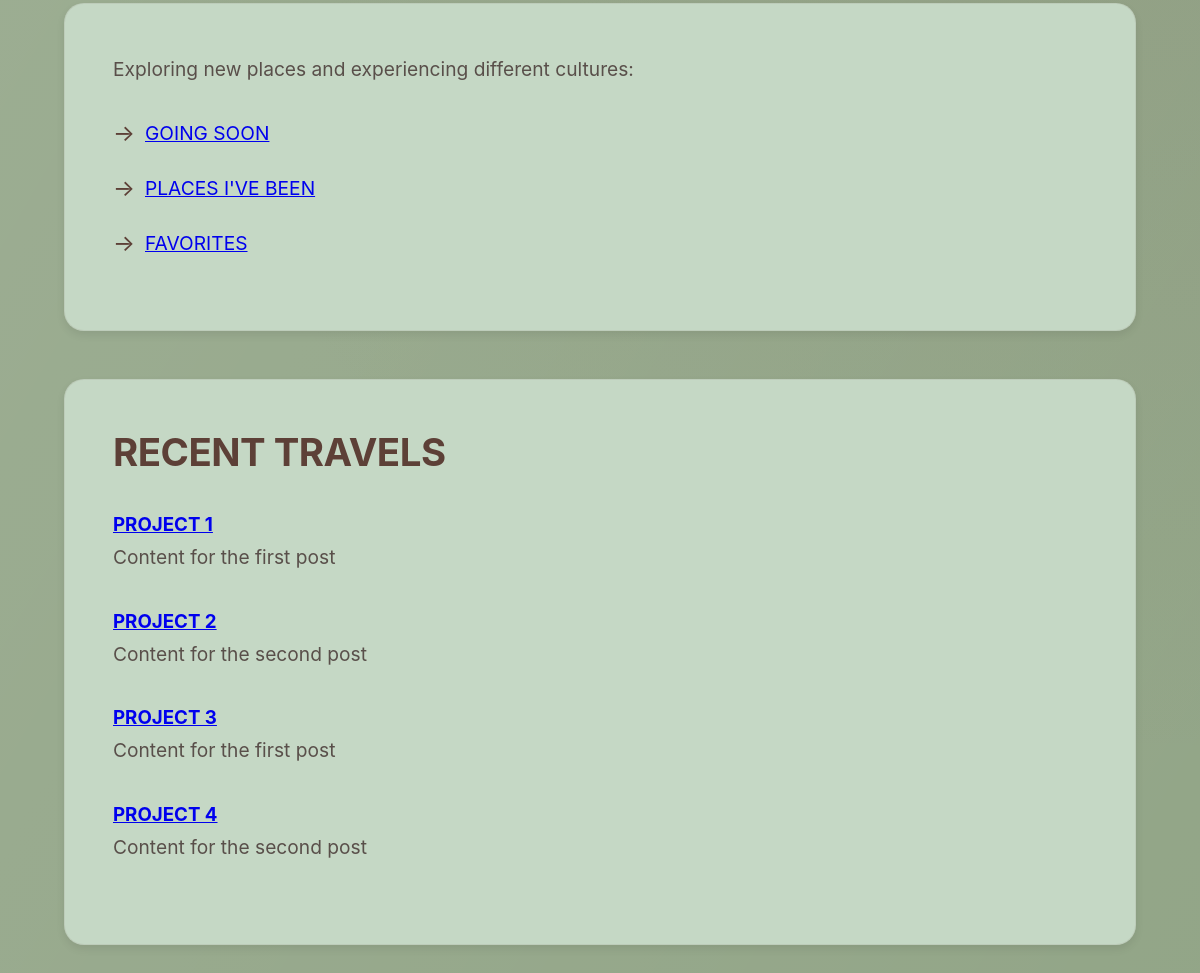
The app's page /Travel (lower part), older data.
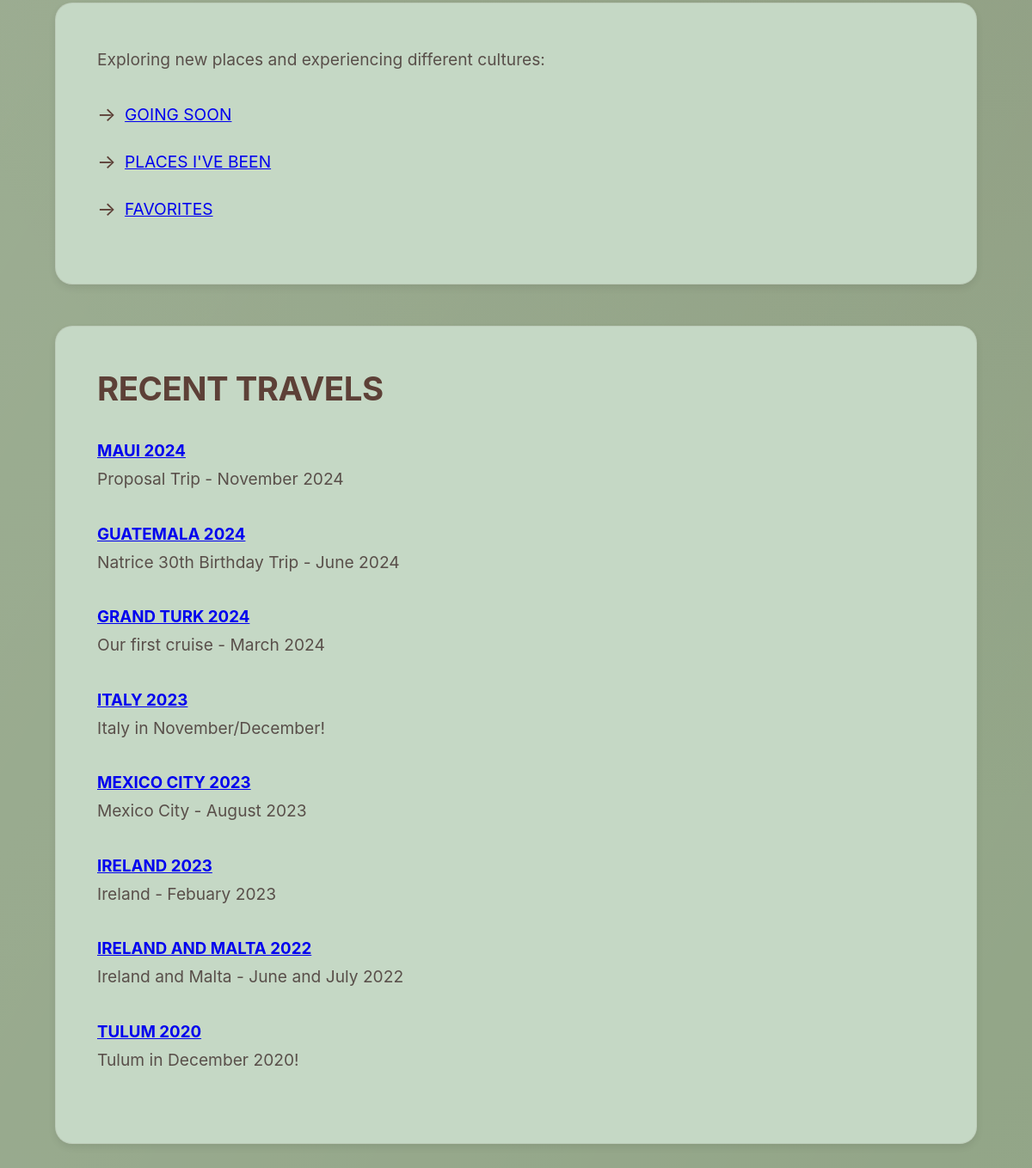
The same page, newer data.
### tables this page shows
CREATE TABLE posts (
    id INTEGER PRIMARY KEY AUTOINCREMENT,
    created TIMESTAMP NOT NULL DEFAULT CURRENT_TIMESTAMP,
    title TEXT NOT NULL,
    content TEXT NOT NULL
);

### app.py (the view)
@app.route('/Travel')
def travel():
    conn = get_db_connection()
    posts = conn.execute('SELECT * FROM posts ORDER BY created DESC').fetchall()
    conn.close()
    return render_template('travel.html', posts=posts)

### app.py (called while the page is built)
def get_db_connection():
    conn = sqlite3.connect('database.db')
    conn.row_factory = sqlite3.Row
    return conn

### templates/travel.html (shortened to what this page needs)
{% extends 'base.html' %}
{% block content %}
<div class="about-container">
    <div class="about-section">
        <p>Exploring new places and experiencing different cultures:</p>
        <ul>
            <li><a href="{{ url_for('places_been') }}" class="travel-link">GOING SOON</a></li>
            <li><a href="{{ url_for('places_going') }}" class="travel-link">PLACES I'VE BEEN</a></li>
            <li><a href="{{ url_for('favorite_places') }}" class="travel-link">FAVORITES</a></li>
        </ul>
    </div>
    <div class="about-section">
        <h2>RECENT TRAVELS</h2>
        {% for post in posts[:8] %}
        <div class="post">
            <h3>
                <a href="{{ url_for('maui2024') if post['title'] == 'Maui 2024'
                       else url_for('guat2024') if post['title'] == 'Guatemala 2024'
                       else url_for('turk2023') if post['title'] == 'Grand Turk 2024'
                       else url_for('italy2023') if post['title'] == 'Italy 2023'
                       else url_for('cdmx2023') if post['title'] == 'Mexico City 2023'
                       else url_for('ireland2023') if post['title'] == 'Ireland 2023'
                       else url_for('iremalta2022') if post['title'] == 'Ireland and Malta 2022'
                       else url_for('tulum2020') if post['title'] == 'Tulum 2020' else '#' }}">
                    {{ post['title']|upper }}
                </a>
            </h3>
            <p>{{ post['content'] }}</p>
        </div>
        {% endfor %}
    </div>
</div>
{% endblock %}

### templates/base.html (shortened to what this page needs)
<!DOCTYPE html>
<html lang="en">
<head>
    <link rel="stylesheet" href="{{ url_for('static', filename='css/style.css') }}">
</head>
<body>
    <div class="container">
        {% block content %}{% endblock %}
    </div>
</body>
</html>

### static/css/style.css (style rules this page uses)
:root { --primary-bg: #92A587; --primary-text: #5d4037; --secondary-text: #594f4a; --accent-dark: #3e2723; --card-bg: rgba(255, 255, 255, 0.95); --card-bg: #c5d8c5; --nav-bg: rgba(255, 255, 255, 0.98); --nav-bg: #c5d8c5; --shadow-sm: 0 2px 4px rgba(0,0,0,0.05); --shadow-md: 0 4px 8px rgba(0,0,0,0.08); --shadow-lg: 0 8px 16px rgba(0,0,0,0.12); --shadow-xl: 0 12px 24px rgba(0,0,0,0.15); --transition-fast: 150ms cubic-bezier(0.4, 0, 0.2, 1); --transition-standard: 300ms cubic-bezier(0.4, 0, 0.2, 1); --transition-slow: 500ms cubic-bezier(0.4, 0, 0.2, 1); --space-xs: 0.25rem; --space-sm: 0.5rem; --space-md: 1rem; --space-lg: 1.5rem; --space-xl: 2rem; --space-2xl: 3rem; }
* { margin: 0; padding: 0; box-sizing: border-box; }
html { scroll-behavior: smooth; }
body { background-color: var(--primary-bg); background-image: linear-gradient(120deg, rgba(255,255,255,0.1) 0%, rgba(255,255,255,0) 100%), radial-gradient(circle at top right, rgba(93,64,55,0.1) 0%, transparent 60%); font-family: 'Inter', system-ui, -apple-system, sans-serif; line-height: 1.6; color: var(--primary-text); min-height: 100vh; overflow-x: hidden; }
.container, .about-container { max-width: 1200px; margin: 0 auto; padding: calc(var(--space-2xl) * 2) var(--space-xl); position: relative; }
h2 { font-size: clamp(1.8rem, 4vw, 2.4rem); color: var(--primary-text); margin-bottom: var(--space-xl); font-weight: 700; letter-spacing: -0.5px; line-height: 1.3; }
.about-section { background-color: var(--card-bg); border-radius: 20px; padding: var(--space-2xl); margin-bottom: var(--space-2xl); box-shadow: var(--shadow-md); transition: var(--transition-standard); border: 1px solid rgba(93, 64, 55, 0.08); position: relative; overflow: hidden; }
.about-section::before { content: ''; position: absolute; top: 0; left: 0; right: 0; height: 4px; background: linear-gradient(90deg, var(--primary-text), var(--accent-dark)); opacity: 0; transition: var(--transition-standard); }
.about-section::after { content: ''; position: absolute; top: 0; left: 0; width: 100%; height: 100%; background: radial-gradient(circle at top right, rgba(255,255,255,0.8), transparent); opacity: 0; transition: var(--transition-standard); }
.about-section p { font-size: 1.2rem; line-height: 1.8; color: var(--secondary-text); margin-bottom: var(--space-xl); }
.about-section ul { list-style: none; padding-left: 0; }
.about-section li { margin-bottom: var(--space-lg); padding-left: var(--space-xl); position: relative; font-size: 1.2rem; color: var(--secondary-text); transition: var(--transition-standard); display: flex; align-items: center; }
.about-section li::before { content: "→"; color: var(--primary-text); position: absolute; left: 0; transition: var(--transition-standard); font-size: 1.2em; }
.about-section { animation: slideUpFade 0.8s var(--transition-standard) forwards; opacity: 0; }
.about-section:nth-child(2) { animation-delay: 0.2s; }
.about-section:nth-child(3) { animation-delay: 0.4s; }

Row changes from the older to the newer data that the page shows:
removed posts: title "PROJECT 1", content "Content for the first post"
removed posts: title "PROJECT 2", content "Content for the second post"
removed posts: title "PROJECT 3", content "Content for the first post"
removed posts: title "PROJECT 4", content "Content for the second post"
added posts: title "MAUI 2024", content "Proposal Trip - November 2024"
added posts: title "GUATEMALA 2024", content "Natrice 30th Birthday Trip - June 2024"
added posts: title "GRAND TURK 2024", content "Our first cruise - March 2024"
added posts: title "ITALY 2023", content "Italy in November/December!"
added posts: title "MEXICO CITY 2023", content "Mexico City - August 2023"
added posts: title "IRELAND 2023", content "Ireland - Febuary 2023"
added posts: title "IRELAND AND MALTA 2022", content "Ireland and Malta - June and July 2022"
added posts: title "TULUM 2020", content "Tulum in December 2020!"
